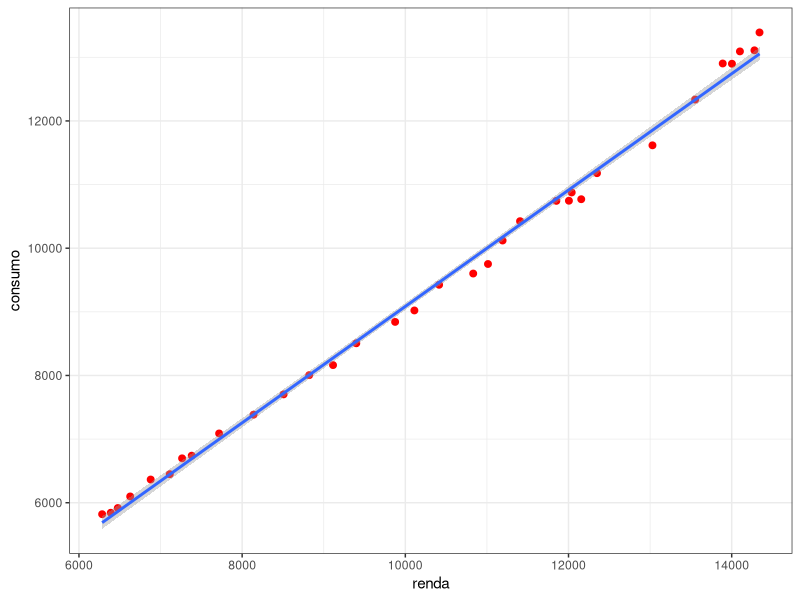
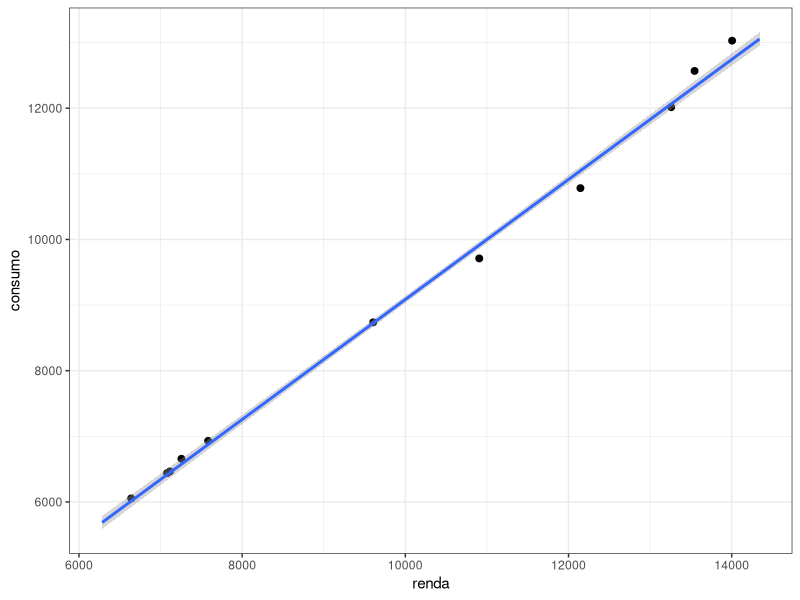
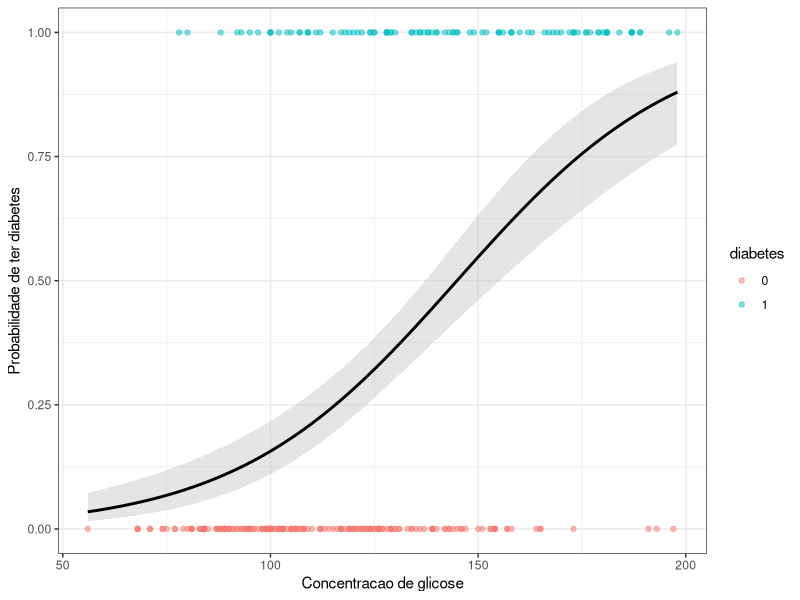
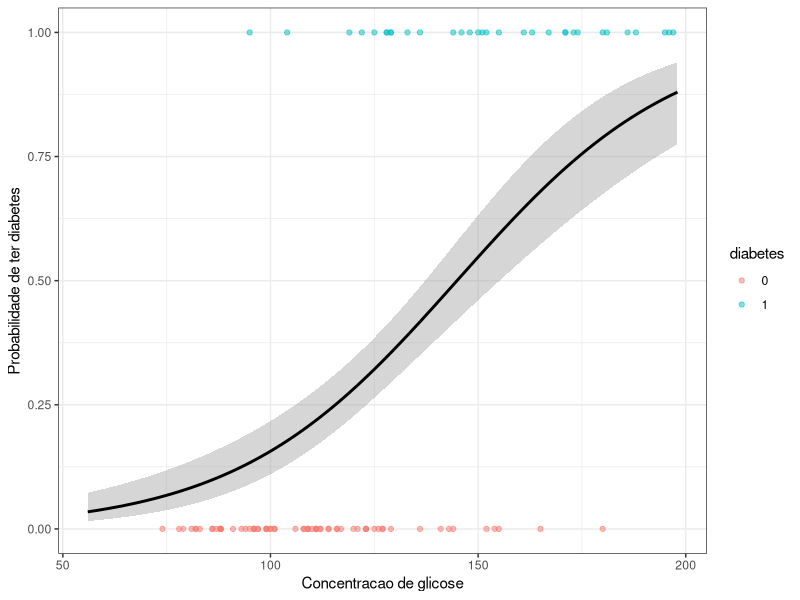

The R script that drew these images, in order:
## ---- chunk 1
library(AER) # para base de dados
library(ggplot2) # para gráficos
## ---- chunk 2
data(USConsump1993)
# ?USConsump1993
## ---- chunk 3
Consumo <- data.frame(USConsump1993)
head(Consumo)
## ---- chunk 4
tr <- round(0.75*nrow(Consumo))

set.seed(9)
treino <- sample(nrow(Consumo), tr, replace = F)

Consumo.tr <- Consumo[treino,]
Consumo.te <- Consumo[-treino,]
## ---- chunk 5
head(Consumo.tr)
## ---- chunk 6
head(Consumo.te)
## ---- chunk 7
lm1 <- lm(expenditure ~ income, data = Consumo.tr)
summary(lm1)
## ---- chunk 8
ggplot(data = Consumo.tr, aes(x = income, y = expenditure)) + 
   geom_point(color = 'red', size = 2) +
   geom_smooth(method = "lm", formula = y ~ x) +
   xlab("renda") + 
   ylab("consumo") + theme_bw()
## ---- chunk 9
predict(lm1, newdata = data.frame(income = 9000))
## ---- chunk 10
Consumo.te$exp_pred <- predict(lm1, newdata = data.frame(income = Consumo.te$income))

head(Consumo.te)
## ---- chunk 11
ggplot() + 
  geom_point(data = Consumo.te, aes(x = income, y = expenditure), size = 2) +
  geom_smooth(method = "lm", formula = y ~ x, 
              data = Consumo.tr,
              aes(x = income, y = expenditure)) +
  xlab("renda") + 
  ylab("consumo") + theme_bw()
## ---- chunk 12
metrics <- function(obs, pred) {
  
  RSE <- sum((obs - pred)^2)
  SST <- sum((obs - mean(obs))^2)
  R2 <- 1 - RSE/SST 
  
  MAE <-  mean(abs(obs - pred))
  
  RMSE <- sqrt(mean((obs - pred)^2))
  
  return(
    data.frame(RMSE = RMSE,
               MAE = MAE,
               R2 = R2))
}
## ---- chunk 13
metrics(Consumo.te$expenditure, Consumo.te$exp_pred)
## ---- chunk 14
library(mlbench)
## ---- chunk 15
data(PimaIndiansDiabetes2)
# ?PimaIndiansDiabetes2
## ---- chunk 16
PimaIndiansDiabetes2 <- na.omit(PimaIndiansDiabetes2)
PimaIndiansDiabetes2$diabetes <- ifelse(PimaIndiansDiabetes2$diabetes=="neg",0,1)

dados <- PimaIndiansDiabetes2

head(dados)
## ---- chunk 17
set.seed(7)
treino <- sample(nrow(dados), 0.75*nrow(dados))
dados_treino <- dados[treino,]
dados_test <- dados[-treino,]
## ---- chunk 18
model1 <- glm( diabetes ~ glucose, data = dados_treino, family = binomial)
summary(model1)
## ---- chunk 19
ggplot(dados_treino, aes(glucose, diabetes)) +
  geom_point(aes(col = as.factor(diabetes)), alpha = 0.5) +
  geom_smooth(method = "glm", method.args = list(family = "binomial"), fill = "grey", col = "black") +
  labs(x = "Concentracao de glicose", y = "Probabilidade de ter diabetes", col = "diabetes") +
  theme_bw()
## ---- chunk 20
ggplot() +
  geom_point(data = dados_test, 
             mapping = aes(glucose, diabetes, col = as.factor(diabetes)), 
             alpha = 0.5) +
  geom_smooth(data = dados_treino, 
              mapping = aes(glucose, diabetes), 
              method = "glm", 
              method.args = list(family = "binomial"), 
              col = "black") +
  labs(x = "Concentracao de glicose", y = "Probabilidade de ter diabetes", col = "diabetes") + theme_bw()
## ---- chunk 21
dados_test$prob <- predict(model1, 
                           newdata = data.frame(glucose = dados_test$glucose), 
                           type = 'response')
dados_test$y_pred <- ifelse(dados_test$prob > 0.5, 1, 0)

head(dados_test)
## ---- chunk 22
cm1 <- table(data = dados_test$diabetes, model = dados_test$y_pred)
cm1
## ---- chunk 23
mean(dados_test$diabetes == dados_test$y_pred)
